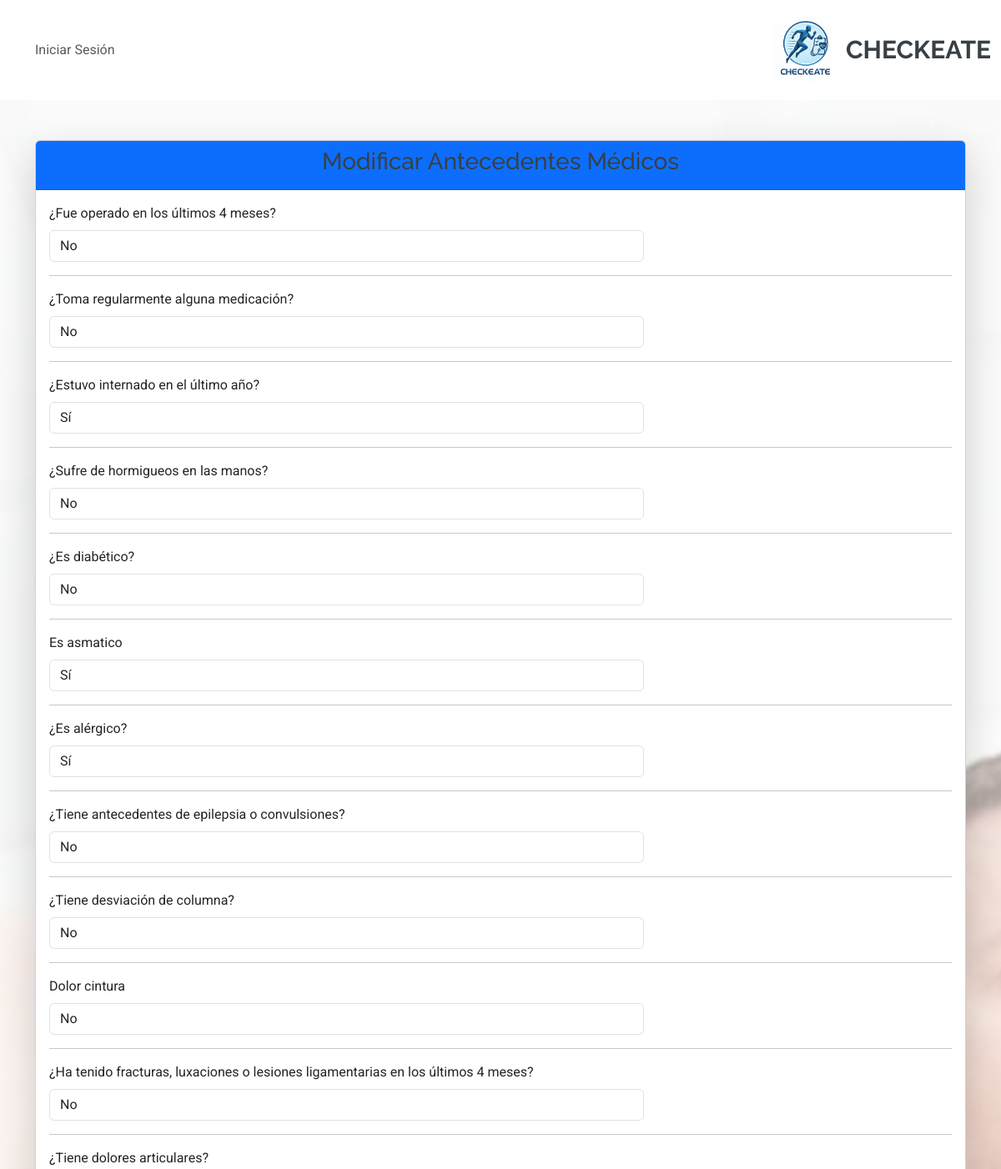
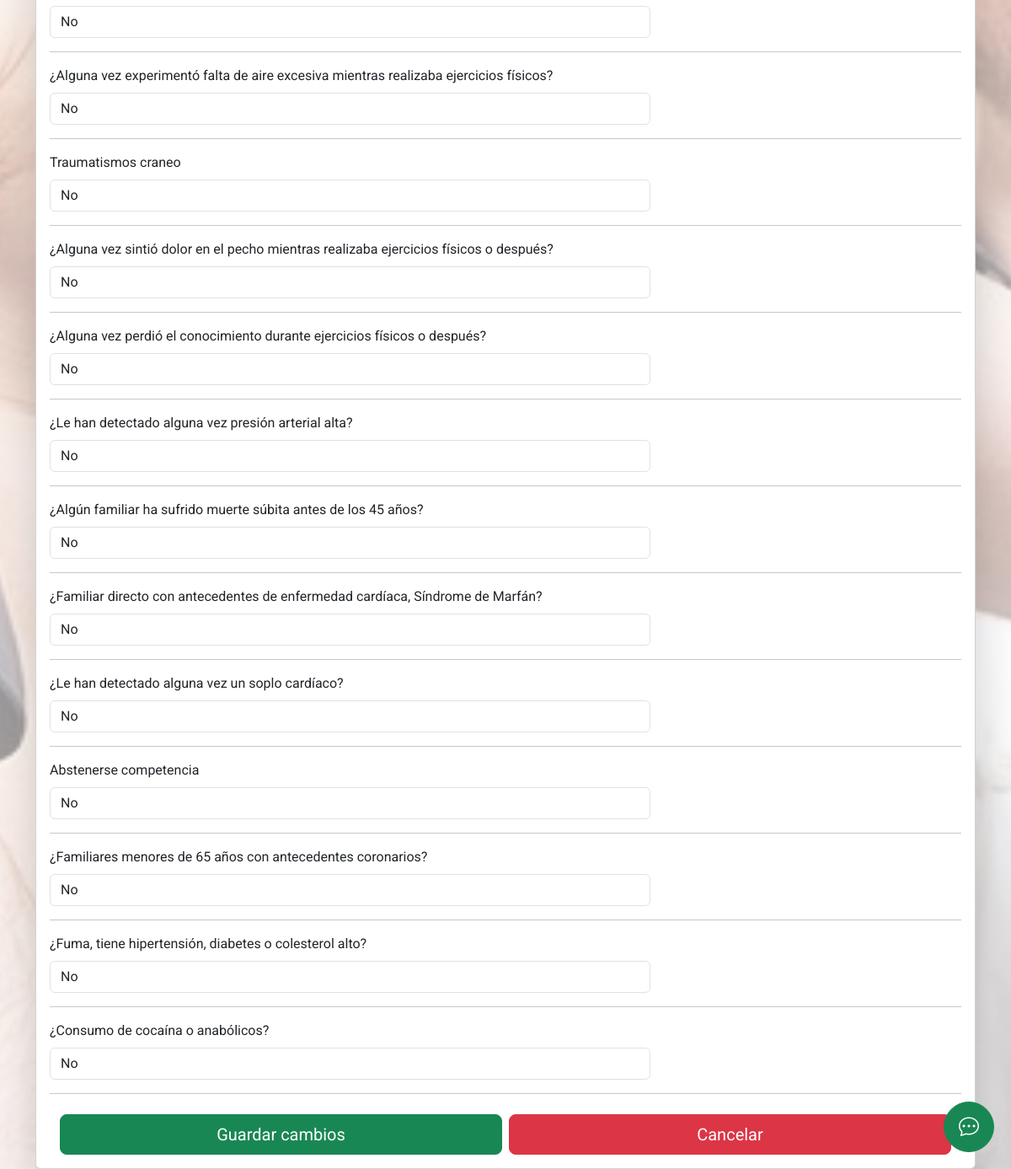
Screenshot of /registro-medico/modificar_antecedente/1/ with the database file from the repository (2 pictures, top to bottom).
### RegistroMedico/models.py (models this page shows, shortened)
class AntecedenteEnfermedades(models.Model):
    jugador = models.OneToOneField(Jugador, on_delete=models.CASCADE, related_name='antecedentes')
    fue_operado = models.BooleanField(null=True, blank=True, default=None)
    toma_medicacion = models.BooleanField(null=True, blank=True, default=None)
    estuvo_internado = models.BooleanField(null=True, blank=True, default=None)
    sufre_hormigueos = models.BooleanField(null=True, blank=True, default=None)
    es_diabetico = models.BooleanField(null=True, blank=True, default=None)
    es_asmatico = models.BooleanField(null=True, blank=True, default=None)
    es_alergico = models.BooleanField(null=True, blank=True, default=None)
    alerg_observ = models.CharField(max_length=100, null=True, blank=True, default=None)
    antecedente_epilepsia = models.BooleanField(null=True, blank=True, default=None)
    desviacion_columna = models.BooleanField(null=True, blank=True, default=None)
    dolor_cintura = models.BooleanField(null=True, blank=True, default=None)
    fracturas = models.BooleanField(null=True, blank=True, default=None)
    dolores_articulares = models.BooleanField(null=True, blank=True, default=None)
    falta_aire = models.BooleanField(null=True, blank=True, default=None)
    traumatismos_craneo = models.BooleanField(null=True, blank=True, default=None)
    dolor_pecho = models.BooleanField(null=True, blank=True, default=None)
    perdida_conocimiento = models.BooleanField(null=True, blank=True, default=None)
    presion_arterial = models.BooleanField(null=True, blank=True, default=None)
    muerte_subita_familiar = models.BooleanField(null=True, blank=True, default=None)
    enfermedad_cardiaca_familiar = models.BooleanField(null=True, blank=True, default=None)
    soplo_cardiaco = models.BooleanField(null=True, blank=True, default=None)
    abstenerse_competencia = models.BooleanField(null=True, blank=True, default=None)
    antecedentes_coronarios_familiares = models.BooleanField(null=True, blank=True, default=None)
    fumar_hipertension_diabetes = models.BooleanField(null=True, blank=True, default=None)
    fhd_observacion = models.CharField(max_length=100, null=True, blank=True, default=None)
    consumo_cocaina_anabolicos = models.BooleanField(null=True, blank=True, default=None)
    cca_observaciones = models.CharField(max_length=100, null=True, blank=True, default=None)
    class Meta:
        db_table = 'antecedente_enfermedades'

### RegistroMedico/views.py (the view, shortened to what this page needs)
# urls.py: path('modificar_antecedente/<int:antecedente_id>/', ModificarAntecedenteView.as_view(), name='modificar_antecedente'),
class ModificarAntecedenteView(UpdateView):
    model = AntecedenteEnfermedades
    template_name = 'registro_medico/modificar_antecedentes.html'
    form_class = AntecedenteEnfermedadesForm  # Asegúrate de tener el formulario correspondiente
    def get_object(self, queryset=None):
        antecedente_id = self.kwargs.get('antecedente_id')
        return get_object_or_404(AntecedenteEnfermedades, pk=antecedente_id)

### RegistroMedico/templatetags/custom_filters.py (called while the page is built)
@register.filter(name='add_class')
def add_class(field, css_class):
    return field.as_widget(attrs={"class": css_class})

### RegistroMedico/templates/registro_medico/modificar_antecedentes.html (shortened to what this page needs)
{% extends 'core/base.html' %}
{% load static %}
{% load custom_filters %}
{% block content %}
<main class="px-3" style="position: relative; min-height: 100vh; width: 100%; margin: 0; padding: 0;">
    <div style="position: relative; z-index: 1; ">
        <div class="container mt-5">
            <div class="card shadow-lg">
                <div class="card-header bg-primary text-white text-center">
                    <h3>Modificar Antecedentes Médicos</h3>
                </div>
                <div class="card-body">
                    <form method="POST" class="needs-validation" novalidate>
                        {% for field in form %}
                        <div class="row mb-3">
                            <div class="col-md-8 col-12">
                                <label for="{{ field.id_for_label }}" class="form-label">{{ field.label }}</label>
                                {{ field|add_class:"form-control" }}
                            </div>
                        </div>
                        <hr>
                        {% endfor %}
                        <div class="container mt-4">
                            <div class="row text-center gx-2">
                                <div class="col">
                                    <button type="submit" class="btn btn-success btn-lg w-100">Guardar cambios</button>
                                </div>
                                <div class="col">
                                    <button href=""  class="btn btn-danger btn-lg w-100">Cancelar</button>
                                </div>
                            </div>
                        </div>
                    </form>
                </div>
            </div>
        </div>
    </div>
</main>
{% endblock %}

### core/static/core/css/main.css (style rules this page uses)
:root { --default-font: "Roboto", system-ui, -apple-system, "Segoe UI", Roboto, "Helvetica Neue", Arial, "Noto Sans", "Liberation Sans", sans-serif, "Apple Color Emoji", "Segoe UI Emoji", "Segoe UI Symbol", "Noto Color Emoji"; --heading-font: "Raleway", sans-serif; --nav-font: "Poppins", sans-serif; }
:root { --background-color: #ffffff; --default-color: #444444; --heading-color: #384046; --accent-color: #3498db; --surface-color: #ffffff; --contrast-color: #ffffff; }
:root { --nav-color: #444444; --nav-hover-color: #3498db; --nav-mobile-background-color: #ffffff; --nav-dropdown-background-color: #ffffff; --nav-dropdown-color: #444444; --nav-dropdown-hover-color: #3498db; }
:root { scroll-behavior: smooth; }
body { color: var(--default-color); background-color: var(--background-color); font-family: var(--default-font); }
h1, h2, h3, h4, h5, h6 { color: var(--heading-color); font-family: var(--heading-font); }

### rows the page displays
AntecedenteEnfermedades: form "No" "No" "Sí" "No" "No" "Sí" "Sí" "No" "No" "No" "No" "No" "No" "No" "No" "No" "No" "No" "No" "No" "No" "No" "No" "No"

### other values shown
{{ field.label }} "¿Fue operado en los últimos 4 meses?" "¿Toma regularmente alguna medicación?" "¿Estuvo internado en el último año?" "¿Sufre de hormigueos en las manos?" "¿Es diabético?" "Es asmatico" "¿Es alérgico?" "¿Tiene antecedentes de epilepsia o convulsiones?" "¿Tiene desviación de columna?" "Dolor cintura" "¿Ha tenido fracturas, luxaciones o lesiones ligamentarias en los últimos 4 meses?" "¿Tiene dolores articulares?" "¿Alguna vez experimentó falta de aire excesiva mientras realizaba ejercicios físicos?" "Traumatismos craneo" "¿Alguna vez sintió dolor en el pecho mientras realizaba ejercicios físicos o después?" "¿Alguna vez perdió el conocimiento durante ejercicios físicos o después?" "¿Le han detectado alguna vez presión arterial alta?" "¿Algún familiar ha sufrido muerte súbita antes de los 45 años?" "¿Familiar directo con antecedentes de enfermedad cardíaca, Síndrome de Marfán?" "¿Le han detectado alguna vez un soplo cardíaco?" "Abstenerse competencia" "¿Familiares menores de 65 años con antecedentes coronarios?" "¿Fuma, tiene hipertensión, diabetes o colesterol alto?" "¿Consumo de cocaína o anabólicos?"
